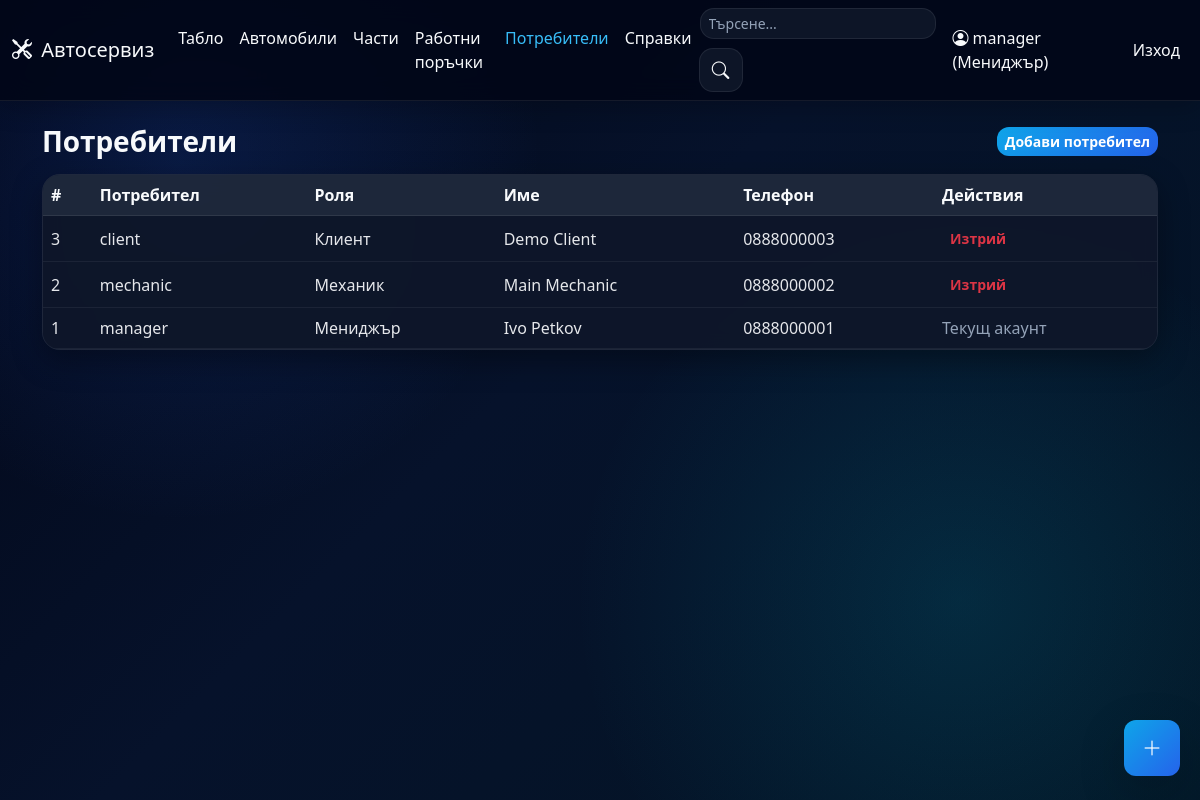
Screenshot of /users (signed in) with the database file from the repository.
### app/models.py (models this page shows, shortened)
class User(UserMixin, db.Model):
    id = db.Column(db.Integer, primary_key=True)
    username = db.Column(db.String(80), unique=True, nullable=False)
    password_hash = db.Column(db.String(255), nullable=False)
    role = db.Column(db.String(20), nullable=False, default='client')
    full_name = db.Column(db.String(120))
    phone = db.Column(db.String(30))
    created_at = db.Column(db.DateTime, default=datetime.now)
    cars = db.relationship('Car', backref='user', lazy=True)

### app/routes_admin.py (the view, shortened to what this page needs)
    @app.route('/users', methods=['GET', 'POST'])
    @role_required('manager')
    def manage_users():
        users = User.query.order_by(User.created_at.desc()).all()
        return render_template('users.html', users=users)

### app/route_support.py (called while the page is built)
def register_template_helpers(app):
    @app.context_processor
    def inject_status_helpers():
        return {
            'status_label': status_label,
            'status_badge': status_badge,
            'status_meta': STATUS_META,
            'role_label': role_label,
            'pdf_export_enabled': pdf_export_available(),
        }

def role_required(*roles):
    def decorator(fn):
        @wraps(fn)
        @login_required
        def wrapper(*args, **kwargs):
            if current_user.role not in roles:
                flash('Нямате достъп до тази страница.', 'danger')
                return redirect(url_for('dashboard'))
            return fn(*args, **kwargs)
        return wrapper
    return decorator

def role_label(role: str) -> str:
    return ROLE_META.get(role, role)

def load_pdf_dependencies():
    pagesizes = import_module('reportlab.lib.pagesizes')
    utils = import_module('reportlab.lib.utils')
    pdfbase = import_module('reportlab.pdfbase')
    ttfonts = import_module('reportlab.pdfbase.ttfonts')
    pdfgen = import_module('reportlab.pdfgen.canvas')
    return {
        'A4': pagesizes.A4,
        'simple_split': utils.simpleSplit,
        'pdfmetrics': pdfbase.pdfmetrics,
        'ttfont': ttfonts.TTFont,
        'canvas': pdfgen,
    }

def pdf_export_available() -> bool:
    try:
        load_pdf_dependencies()
    except ImportError:
        return False
    return True

### app/templates/users.html (shortened to what this page needs)
{% extends "base.html" %}
{% block content %}
<div class="d-flex justify-content-between align-items-center mb-3 flex-wrap gap-2">
  <h3 class="mb-0">Потребители</h3>
  <button class="btn btn-sm btn-primary" data-bs-toggle="collapse" data-bs-target="#addUserForm">Добави потребител</button>
</div>
<div class="card">
  <div class="card-body p-0">
    <div class="table-responsive">
      <table class="table align-middle mb-0">
        <thead>
          <tr>
            <th>#</th>
            <th>Потребител</th>
            <th>Роля</th>
            <th>Име</th>
            <th>Телефон</th>
            <th>Действия</th>
          </tr>
        </thead>
        <tbody>
          {% for user in users %}
          <tr>
            <td>{{ user.id }}</td>
            <td>{{ user.username }}</td>
            <td>{{ role_label(user.role) }}</td>
            <td>{{ user.full_name or '-' }}</td>
            <td>{{ user.phone or '-' }}</td>
            <td>
              {% if user.id != current_user.id %}
              <form method="post" action="{{ url_for('delete_user', user_id=user.id) }}" onsubmit="return confirm('Изтриване на потребителя?');">
                <button class="btn btn-sm btn-outline-danger">Изтрий</button>
              </form>
              {% else %}
              <span class="text-muted">Текущ акаунт</span>
              {% endif %}
            </td>
          </tr>
          {% endfor %}
        </tbody>
      </table>
    </div>
  </div>
</div>
{% endblock %}

### app/templates/base.html (shortened to what this page needs)
<!doctype html>
<html lang="bg">
<head>
  <link href="https://cdn.jsdelivr.net/npm/bootstrap@5.3.3/dist/css/bootstrap.min.css" rel="stylesheet">
  <link rel="stylesheet" href="https://cdn.jsdelivr.net/npm/bootstrap-icons@1.11.3/font/bootstrap-icons.min.css">
  <link rel="stylesheet" href="{{ url_for('static', filename='css/styles.css') }}">
</head>
<body>
<nav class="navbar navbar-expand-lg sticky-top">
  <div class="container-fluid">
    <a class="navbar-brand" href="{{ url_for('landing') if not current_user.is_authenticated else url_for('dashboard') }}">
      <i class="bi bi-tools me-1"></i> Автосервиз
    </a>
    <div class="collapse navbar-collapse" id="navMenu">
      {% if current_user.is_authenticated %}
      <ul class="navbar-nav me-auto mb-2 mb-lg-0">
        <li class="nav-item"><a class="nav-link {% if request.path.startswith('/dashboard') %}active{% endif %}" href="{{ url_for('dashboard') }}">Табло</a></li>
        <li class="nav-item"><a class="nav-link {% if request.path.startswith('/cars') %}active{% endif %}" href="{{ url_for('list_cars') }}">Автомобили</a></li>
        <li class="nav-item"><a class="nav-link {% if request.path.startswith('/parts') %}active{% endif %}" href="{{ url_for('list_parts') }}">Части</a></li>
        <li class="nav-item"><a class="nav-link {% if request.path.startswith('/work-orders') %}active{% endif %}" href="{{ url_for('list_work_orders') }}">Работни поръчки</a></li>
        {% if current_user.role == 'manager' %}
        <li class="nav-item"><a class="nav-link {% if request.path.startswith('/users') %}active{% endif %}" href="{{ url_for('manage_users') }}">Потребители</a></li>
        <li class="nav-item"><a class="nav-link {% if request.path.startswith('/reports') %}active{% endif %}" href="{{ url_for('reports') }}">Справки</a></li>
        {% endif %}
      </ul>
      {% endif %}
      <ul class="navbar-nav ms-auto align-items-center gap-2">
        {% if current_user.is_authenticated %}
        <li class="nav-item me-2 d-none d-md-block">
          <div class="input-group search-box">
            <input id="globalSearch" class="form-control form-control-sm" type="search" placeholder="Търсене...">
            <span class="input-group-text bg-white"><i class="bi bi-search"></i></span>
          </div>
        </li>
        <li class="nav-item"><span class="navbar-text"><i class="bi bi-person-circle"></i> {{ current_user.username }} ({{ role_label(current_user.role) }})</span></li>
        <li class="nav-item"><a class="nav-link text-danger" href="{{ url_for('logout') }}">Изход</a></li>
        {% else %}
        <li class="nav-item"><a class="nav-link" href="{{ url_for('login') }}">Вход</a></li>
        {% endif %}
      </ul>
    </div>
  </div>
</nav>
<div class="container py-4">
  {% block content %}{% endblock %}
</div>
{% if current_user.is_authenticated and current_user.role in ['manager', 'client'] %}
<button id="fabAdd" class="btn btn-primary btn-lg shadow-lg rounded-circle position-fixed d-flex align-items-center justify-content-center" style="right:20px;bottom:24px;width:56px;height:56px;z-index:1050;" data-bs-toggle="modal" data-bs-target="#fabModal" aria-label="Създай">
  <i class="bi bi-plus-lg" style="font-size:1.25rem"></i>
</button>
{% endif %}
</body>
</html>

### app/static/css/styles.css (style rules this page uses)
:root { --bg-1: #020617; --bg-2: #06122b; --bg-3: #031525; --surface: rgba(15, 23, 42, 0.78); --surface-strong: rgba(17, 24, 39, 0.92); --surface-soft: rgba(30, 41, 59, 0.72); --border: rgba(255, 255, 255, 0.08); --text: #e5e7eb; --text-strong: #f8fafc; --text-soft: #94a3b8; --primary: #2563eb; --primary-soft: rgba(37, 99, 235, 0.18); --cyan: #06b6d4; --cyan-soft: rgba(6, 182, 212, 0.16); --success: #22c55e; --success-soft: rgba(34, 197, 94, 0.18); --warning: #f59e0b; --warning-soft: rgba(245, 158, 11, 0.18); --secondary-soft: rgba(148, 163, 184, 0.18); --shadow: 0 10px 30px rgba(0, 0, 0, 0.35); --radius: 18px; }
html, body { min-height: 100%; }
body { margin: 0; padding: 0; color: var(--text); background: radial-gradient(circle at 15% 20%, rgba(37, 99, 235, 0.18), transparent 30%), radial-gradient(circle at 80% 75%, rgba(6, 182, 212, 0.14), transparent 34%), linear-gradient(135deg, var(--bg-1) 0%, var(--bg-2) 45%, var(--bg-3) 100%); background-attachment: fixed; }
h1, h2, h3, h4, h5, h6 { color: var(--text-strong); font-weight: 700; }
p, label, small, span, div, li { color: inherit; }
.text-muted, .muted, .page-subtitle, .subtitle, .small-muted { color: var(--text-soft) !important; }
a { color: #7dd3fc; text-decoration: none; }
.navbar { background: rgba(2, 6, 23, 0.88) !important; backdrop-filter: blur(12px); border-bottom: 1px solid var(--border); box-shadow: 0 6px 24px rgba(0, 0, 0, 0.22); }
.navbar-brand, .navbar .nav-link, .navbar span, .navbar a, .navbar .text-dark, .navbar .text-muted { color: var(--text-strong) !important; }
.navbar .nav-link:hover, .navbar .nav-link.active { color: #38bdf8 !important; }
.form-control, .form-select, .navbar input, input[type="text"], input[type="search"], input[type="number"], input[type="date"], input[type="email"], input[type="password"], textarea, select { background: rgba(15, 23, 42, 0.92) !important; color: var(--text-strong) !important; border: 1px solid var(--border) !important; border-radius: 12px !important; box-shadow: none !important; }
.form-control::placeholder, .navbar input::placeholder, textarea::placeholder { color: var(--text-soft) !important; }
.btn { border-radius: 12px !important; font-weight: 600; border: none !important; }
.btn-primary, .btn-success, .btn-info { color: white !important; }
.btn-primary { background: linear-gradient(135deg, #0ea5e9, #2563eb) !important; }
.search-box { display: flex !important; align-items: center; gap: 0.55rem; }
.search-box .form-control { min-width: 220px; border-radius: 14px !important; }
.search-box .input-group-text { display: inline-flex; align-items: center; justify-content: center; width: 44px; height: 44px; padding: 0; background: rgba(15, 23, 42, 0.92) !important; color: var(--text-strong) !important; border: 1px solid var(--border) !important; border-radius: 14px !important; }
.search-box .input-group-text i { font-size: 1.1rem; }
.card, .content-card, .dashboard-card, .glass-card, .section-box, .widget-box, .filter-box, .stats-card, .order-item { background: var(--surface) !important; color: var(--text) !important; border: 1px solid var(--border) !important; border-radius: var(--radius) !important; box-shadow: var(--shadow); backdrop-filter: blur(10px); }
.table-responsive { border-radius: 16px; overflow: hidden; background: transparent !important; }
.table { color: var(--text) !important; margin-bottom: 0; --bs-table-bg: transparent; --bs-table-color: var(--text); --bs-table-border-color: rgba(255,255,255,0.06); --bs-table-striped-bg: rgba(255,255,255,0.02); --bs-table-hover-bg: rgba(255,255,255,0.04); }
.table thead th { background: rgba(30, 41, 59, 0.95) !important; color: var(--text-strong) !important; border-color: rgba(255, 255, 255, 0.08) !important; font-weight: 700; }
.table tbody tr { background: rgba(15, 23, 42, 0.78) !important; }
.table tbody td { color: var(--text) !important; border-color: rgba(255, 255, 255, 0.06) !important; vertical-align: middle; }
.table-light, .bg-white, .bg-light, .bg-body, .bg-body-tertiary { background: transparent !important; }

### rows the page displays
User: username "manager", role "Мениджър", id "1", full_name "Ivo Petkov", phone "0888000001", shows "Текущ акаунт"
User: id "3", username "client", role "Клиент", full_name "Demo Client", phone "0888000003"
User: id "2", username "mechanic", role "Механик", full_name "Main Mechanic", phone "0888000002"
